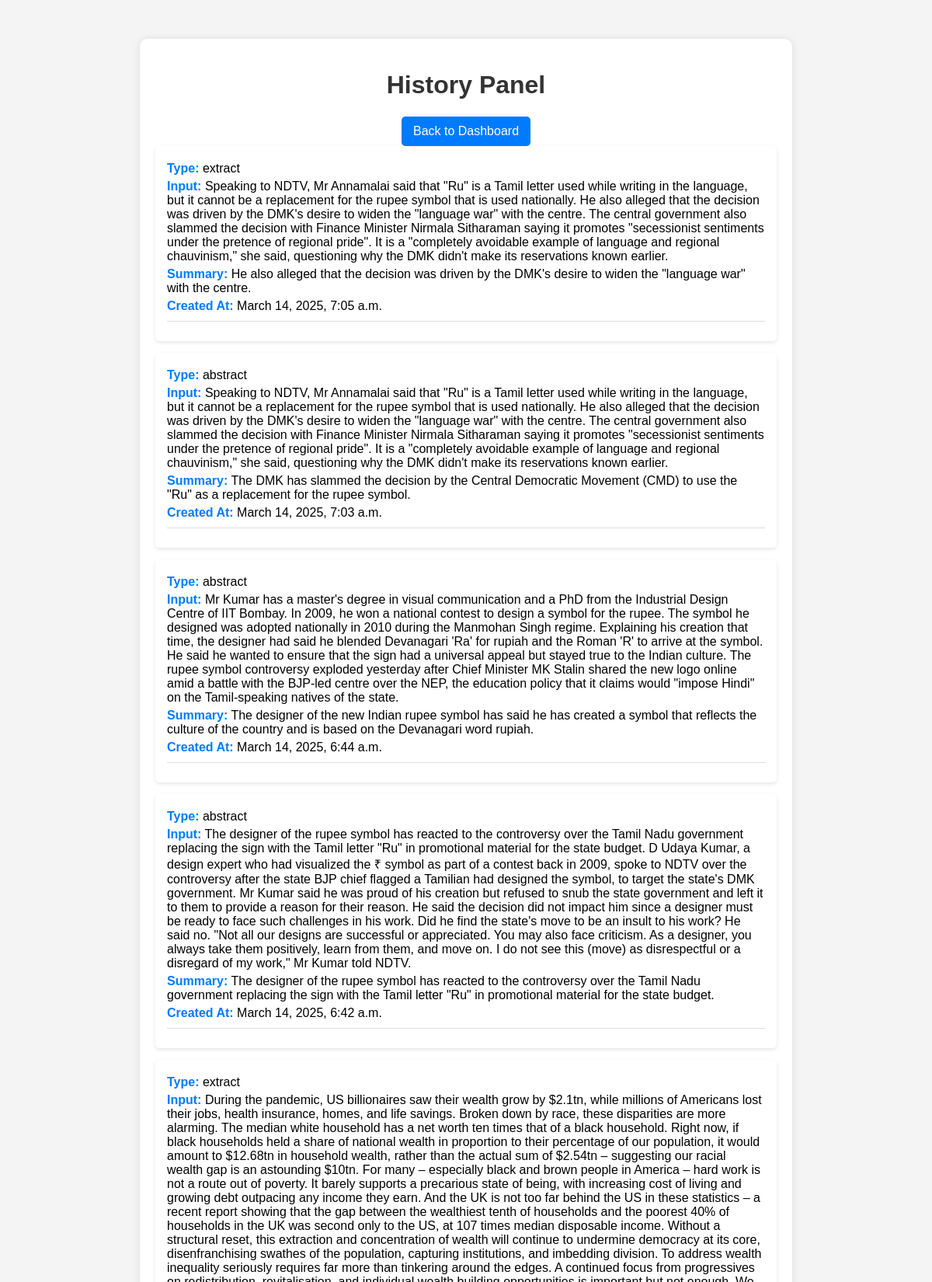
/history (signed in, upper part), run on the app's committed database.
### textsummary/models.py (models this page shows, shortened)
class Summary(models.Model):
    user = models.ForeignKey(User,on_delete=models.CASCADE)
    input_text = models.TextField()
    summary_text = models.TextField()
    summary_type = models.CharField(max_length=10, choices=[('extract','Extractive'),('abstract','Abstractive')])
    created_at = models.DateTimeField(auto_now_add=True)

### textsummary/views.py (the view)
# urls.py: path('history', views.history_view, name='history'),
def history_view(request):
    summaries = Summary.objects.filter(user=request.user).order_by('-created_at')
    return render(request, "history.html", {"summaries": summaries})

### Templates/history.html (shortened to what this page needs)
<!DOCTYPE html><html lang="en">
<head>
</head>
<body>
    <div class="container">
        <h1>History Panel</h1>
        <a href="{% url 'summarizer_dashboard' %}">
            <button>Back to Dashboard</button>
        </a>
        <div id="history">
            {% for summary in summaries %}
                <div class="history-item">
                    <p><strong>Type:</strong> {{ summary.summary_type }}</p>
                    <p><strong>Input:</strong> {{ summary.input_text }}</p>
                    <p><strong>Summary:</strong> {{ summary.summary_text }}</p>
                    <p><strong>Created At:</strong> {{ summary.created_at }}</p>
                    <hr>
                </div>
            {% empty %}
                <p>No past summaries found.</p>
            {% endfor %}
        </div>
    </div>
</body>
</html>

### Templates/history.html (style rules this page uses)
body { font-family: Arial, sans-serif; background-color: #f4f4f4; text-align: center; margin: 0; padding: 0; }
.container { max-width: 800px; margin: 50px auto; background: white; padding: 20px; border-radius: 10px; box-shadow: 0px 0px 10px rgba(0, 0, 0, 0.1); }
h1 { color: #333; }
button { padding: 10px 15px; border: none; border-radius: 5px; cursor: pointer; font-size: 16px; background-color: #007bff; color: white; transition: background 0.3s; }
.history-item { background: #fff; padding: 15px; border-radius: 5px; box-shadow: 0px 2px 5px rgba(0, 0, 0, 0.1); margin-bottom: 15px; text-align: left; }
.history-item p { margin: 5px 0; }
.history-item strong { color: #007bff; }
hr { border: 0; height: 1px; background: #ddd; margin: 10px 0; }

### data on the page
Summary: summary_type "extract", input_text "Speaking to NDTV, Mr Annamalai said that \"Ru\" is a Tamil letter used while writing in the language, but it cannot be a replacement for the rupee symbol that is used nationally. He also alleged that the decision was driven by the DMK's desire to widen the \"language war\" with the centre. The central government also slammed the decision with Finance Minister Nirmala Sitharaman saying it promotes \"secessionist sentiments under the pretence of regional pride\". It is a \"completely avoidable example of language and regional chauvinism,\" she said, questioning why the DMK didn't make its reservations known earlier.", summary_text "He also alleged that the decision was driven by the DMK's desire to widen the \"language war\" with the centre.", created_at "March 14, 2025, 7:05 a.m."
Summary: summary_type "abstract", input_text "Speaking to NDTV, Mr Annamalai said that \"Ru\" is a Tamil letter used while writing in the language, but it cannot be a replacement for the rupee symbol that is used nationally. He also alleged that the decision was driven by the DMK's desire to widen the \"language war\" with the centre. The central government also slammed the decision with Finance Minister Nirmala Sitharaman saying it promotes \"secessionist sentiments under the pretence of regional pride\". It is a \"completely avoidable example of language and regional chauvinism,\" she said, questioning why the DMK didn't make its reservations known earlier.", summary_text "The DMK has slammed the decision by the Central Democratic Movement (CMD) to use the \"Ru\" as a replacement for the rupee symbol.", created_at "March 14, 2025, 7:03 a.m."
Summary: summary_type "abstract", input_text "Mr Kumar has a master's degree in visual communication and a PhD from the Industrial Design Centre of IIT Bombay. In 2009, he won a national contest to design a symbol for the rupee. The symbol he designed was adopted nationally in 2010 during the Manmohan Singh regime. Explaining his creation that time, the designer had said he blended Devanagari 'Ra' for rupiah and the Roman 'R' to arrive at the symbol. He said he wanted to ensure that the sign had a universal appeal but stayed true to the Indian culture. The rupee symbol controversy exploded yesterday after Chief Minister MK Stalin shared the new logo online amid a battle with the BJP-led centre over the NEP, the education policy that it…", summary_text "The designer of the new Indian rupee symbol has said he has created a symbol that reflects the culture of the country and is based on the Devanagari word rupiah.", created_at "March 14, 2025, 6:44 a.m."
Summary: summary_type "abstract", input_text "The designer of the rupee symbol has reacted to the controversy over the Tamil Nadu government replacing the sign with the Tamil letter \"Ru\" in promotional material for the state budget. D Udaya Kumar, a design expert who had visualized the ₹ symbol as part of a contest back in 2009, spoke to NDTV over the controversy after the state BJP chief flagged a Tamilian had designed the symbol, to target the state's DMK government. Mr Kumar said he was proud of his creation but refused to snub the state government and left it to them to provide a reason for their reason. He said the decision did not impact him since a designer must be ready to face such challenges in his work. Did he find the…", summary_text "The designer of the rupee symbol has reacted to the controversy over the Tamil Nadu government replacing the sign with the Tamil letter \"Ru\" in promotional material for the state budget.", created_at "March 14, 2025, 6:42 a.m."
Summary: summary_type "extract"
